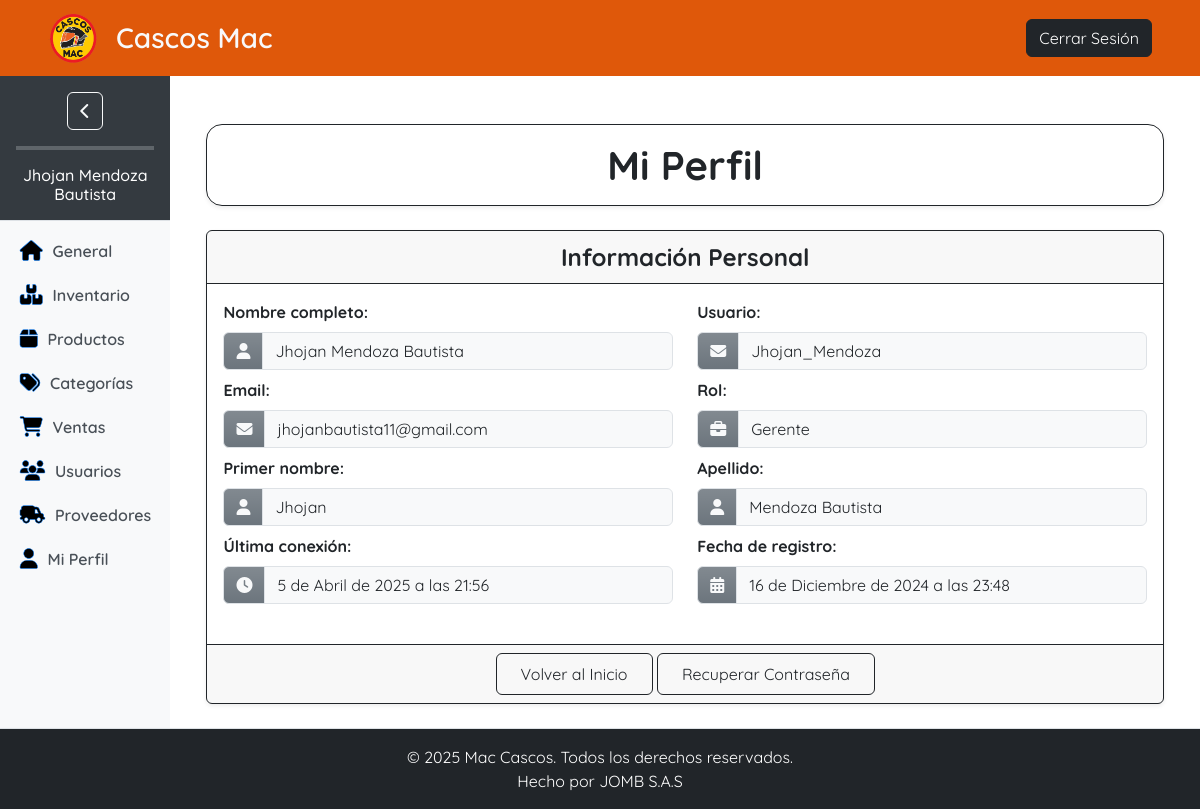
Screenshot of /usuarios/mi-perfil/ (signed in) with the database file from the repository.
### usuarios/models.py (models this page shows, shortened)
class Usuario(AbstractUser):
    EMAIL_FIELD = 'email'
    ROLES = (
        ('', 'Seleccione una opción'),
        ('gerente', 'Gerente'),
        ('vendedor', 'Vendedor'),
    )
    email = models.EmailField(unique=True)
    rol = models.CharField(
        max_length=20,
        choices=ROLES,
    )
    def is_gerente(self):
        return self.rol == 'gerente'

### usuarios/views.py (the view)
# urls.py: path('mi-perfil/', UsuarioDetailView.as_view(), name='mi_perfil'),
class UsuarioDetailView(LoginRequiredMixin, DetailView):
    login_url = 'login'  # Redirige si no está autenticado
    model = Usuario
    template_name = 'dashboard/usuarios/perfil.html'
    def get_object(self):
        return self.request.user

### templates/dashboard/usuarios/perfil.html
{% extends "base_dashboard.html" %}
{% block content %}
<div class="container mt-4">
    <h1 class="text-center fw-bold border border-dark p-3 rounded-4 shadow-sm mb-4">Mi Perfil</h1>
    <div class="card shadow-sm border border-dark">
        <div class="card-header text-center fw-bold fs-4 border-bottom border-dark">
            Información Personal
        </div>
        <div class="card-body">
            <div class="row mb-3">
                <div class="col-md-6 mb-2">
                    <label class="form-label fw-bold">Nombre completo:</label>
                    <div class="input-group">
                        <span class="input-group-text bg-secondary bg-gradient text-light"><i class="fa-solid fa-user"></i></span>
                        <span class="form-control bg-light text-dark">
                            {{ usuario.get_full_name|default:"N/A" }}
                        </span>
                    </div>
                </div>
                <div class="col-md-6 mb-2">
                    <label class="form-label fw-bold">Usuario:</label>
                    <div class="input-group">
                        <span class="input-group-text bg-secondary bg-gradient text-light"><i class="fa-solid fa-envelope"></i></span>
                        <span class="form-control bg-light text-dark">{{ usuario.username }}</span>
                    </div>
                </div>
                <div class="col-md-6 mb-2">
                    <label class="form-label fw-bold">Email:</label>
                    <div class="input-group">
                        <span class="input-group-text bg-secondary bg-gradient text-light"><i class="fa-solid fa-envelope"></i></span>
                        <span class="form-control bg-light text-dark">{{ usuario.email }}</span>
                    </div>
                </div>
                <div class="col-md-6 mb-2">
                    <label class="form-label fw-bold">Rol:</label>
                    <div class="input-group">
                        <span class="input-group-text bg-secondary bg-gradient text-light"><i class="fa-solid fa-briefcase"></i></span>
                        <span class="form-control bg-light text-dark">{{ usuario.get_rol_display }}</span>
                    </div>
                </div>
                <div class="col-md-6 mb-2">
                    <label class="form-label fw-bold">Primer nombre:</label>
                    <div class="input-group">
                        <span class="input-group-text bg-secondary bg-gradient text-light"><i class="fa-solid fa-user"></i></span>
                        <span class="form-control bg-light text-dark">{{ usuario.first_name }}</span>
                    </div>
                </div>
                <div class="col-md-6 mb-2">
                    <label class="form-label fw-bold">Apellido:</label>
                    <div class="input-group">
                        <span class="input-group-text bg-secondary bg-gradient text-light"><i class="fa-solid fa-user"></i></span>
                        <span class="form-control bg-light text-dark">{{ usuario.last_name }}</span>
                    </div>
                </div>
                <div class="col-md-6 mb-2">
                    <label class="form-label fw-bold">Última conexión:</label>
                    <div class="input-group">
                        <span class="input-group-text bg-secondary bg-gradient text-light"><i class="fa-solid fa-clock"></i></span>
                        <span class="form-control bg-light text-dark">{{ usuario.last_login }}</span>
                    </div>
                </div>
                <div class="col-md-6 mb-2">
                    <label class="form-label fw-bold">Fecha de registro:</label>
                    <div class="input-group">
                        <span class="input-group-text bg-secondary bg-gradient text-light"><i class="fa-solid fa-calendar-alt"></i></span>
                        <span class="form-control bg-light text-dark">{{ usuario.date_joined }}</span>
                    </div>
                </div>
            </div>
        </div>
        <div class="card-footer text-center border-top border-dark">
            <a class="btn btn-outline-dark px-4 py-2"
               {% if user.is_gerente %} href="{% url 'dashboard_gerente' %}"
               {% elif user.is_vendedor %} href="{% url 'dashboard_vendedor' %}"
               {% endif %}>
                Volver al Inicio
            </a>
            <a href="{% url 'password_reset' %}" class="btn btn-outline-dark px-4 py-2">Recuperar Contraseña</a>
        </div>
    </div>
</div>
{% endblock %}

### templates/base_dashboard.html (shortened to what this page needs)
{% load static %}
<!DOCTYPE html>
<html lang="es">
<head>
    <link rel="stylesheet" href="{% static 'css/base_dash.css' %}">
    <link href="https://cdn.jsdelivr.net/npm/bootstrap@5.3.3/dist/css/bootstrap.min.css" rel="stylesheet"
>
    <link href="https://cdnjs.cloudflare.com/ajax/libs/font-awesome/6.0.0-beta3/css/all.min.css" rel="stylesheet">
    <link rel="stylesheet" href="https://cdn.jsdelivr.net/npm/bootstrap-icons@1.11.3/font/bootstrap-icons.min.css">
</head>
<body class="d-flex flex-column min-vh-100">
    <header class="navbar navbar-expand-lg navbar-expand-md py-2 px-5 d-none d-lg-flex d-md-flex">
        <a class="navbar-brand d-flex align-items-center" href="{% url 'index' %}">
            <img src="{% static 'img/logo2.png' %}" alt="Logo de Mac Cascos" class="me-2">
            <span class="fs-3 fw-semibold text-light">Cascos Mac</span>
        </a>
        <ul class="navbar-nav ms-auto">
            {% if user.is_authenticated %}
                <a href="{% url 'logout' %}" class="btn btn-dark">Cerrar Sesión</a>
            {% else %}
                <a href="{% url 'index' %}" class="btn btn-outline-dark">Volver al Inicio</a>
            {% endif %}
        </ul>
    </header>
    <div class="d-flex flex-grow-1 overflow-hidden">
        {% if user.is_authenticated %}
            <aside class="sidebar bg-light overflow-hidden" id="sidebar">
                <div class="sidebar-header">
                    <div class="align-items-center align-content-center">
                        <div class="align-items-center align-content-center mb-3">
                            <button class="btn btn-outline-light ms-auto" id="sidebar-toggle">
                                <i class="fas fa-chevron-left" id="boton-colapso"></i>
                            </button>
                        </div>
                        <hr class="border border-2" id="division-bar">
                        <div id="user-name-column">
                            <h1 class="fs-6 mb-0" id="sidebar-user-name">
                                {{ request.user.get_full_name }}
                            </h1>
                        </div>
                    </div>
                </div>
                <nav class="sidebar-nav text-center">
                    <ul class="nav flex-column mt-2">
                        {% if user.rol == 'gerente' %}
                            <li class="nav-item">
                                <a href="{% url 'dashboard_gerente' %}" class="nav-link ajax-link" data-bs-toggle="tooltip"
                                    title="General">
                                    <i class="fa fa-house"></i> General
                                </a>
                            </li>
                            <li class="nav-item">
                                <a href="{% url 'inventario' %}" class="nav-link ajax-link" data-bs-toggle="tooltip"
                                    title="Inventario">
                                    <i class="fa fa-boxes"></i> Inventario
                                </a>
                            </li>
                            <li class="nav-item">
                                <a href="{% url 'contenido_productos' %}" class="nav-link ajax-link" data-bs-toggle="tooltip"
                                    title="Productos">
                                    <i class="fa fa-box"></i> Productos
                                </a>
                            </li>
                            <li class="nav-item">
                                <a href="{% url 'contenido_categorias' %}" class="nav-link ajax-link" data-bs-toggle="tooltip"
                                    title="Categorías">
                                    <i class="fa fa-tags"></i> Categorías
                                </a>
                            </li>
                            <li class="nav-item">
                                <a href="{% url 'ventas:contenido_ventas' %}" class="nav-link ajax-link"
                                    data-bs-toggle="tooltip" title="Ventas">
                                    <i class="fa fa-shopping-cart"></i> Ventas
                                </a>
                            </li>
                            <li class="nav-item">
                                <a href="{% url 'listar_usuarios' %}" class="nav-link ajax-link" data-bs-toggle="tooltip"
                                    title="Usuarios">
                                    <i class="fa fa-users"></i> Usuarios
                                </a>
                            </li>
                            <li class="nav-item">
                                <a href="{% url 'contenido_proveedores' %}" class="nav-link ajax-link" data-bs-toggle="tooltip"
                                    title="Proveedores">
                                    <i class="fa fa-truck-field"></i> Proveedores
                                </a>
                            </li>
                            <li class="nav-item">
                                <a href="{% url 'mi_perfil' %}" class="nav-link ajax-link" data-bs-toggle="tooltip"
                                    title="Usuarios">
                                    <i class="fa fa-user"></i> Mi Perfil
                                </a>
                            </li>
                        {% endif %}
                    </ul>
                </nav>
            </aside>
        {% endif %}
        <main class="flex-grow-1 overflow-auto p-4 container-fluid">
            {% block content %}{% endblock %}
        </main>
    </div>
    <footer class="bg-dark text-white border-top shadow-sm mt-auto py-3">
        <div class="container">
            <div class="row flex-column">
                <div class="col-mb-3">
                    <p class="mb-0">&copy; 2025 Mac Cascos. Todos los derechos reservados.</p>
                </div>
                <div class="col">
                    <p class="mb-0">
                        <a href="https://jhojanomb.github.io/JOMB/" class="text-white text-decoration-none">
                            Hecho por JOMB S.A.S
                        </a>
                    </p>
                </div>
            </div>
        </div>
    </footer>
</body>
</html>

### static/css/base_dash.css (style rules this page uses)
:root { --fuente-letra: 'Quicksand', sans-serif; --color-bg-navbar: #df580a; --color-bg-sidebar: #343a40; --color-text-sidebar: #ffffff; --color-hover: #007bff; --color-hover-dark: #0056b3; --color-footer: #343a40; --color-text-footer: #ffffff; }
* { font-family: var(--fuente-letra); margin: 0; padding: 0; box-sizing: border-box; }
body { font-family: var(--fuente-letra); display: flex; flex-direction: column; min-height: 100vh; }
.navbar { background: var(--color-bg-navbar) !important; padding: 10px 15px; }
.navbar-brand { display: flex; align-items: center; gap: 10px; color: #212529; font-weight: 600; font-size: 1.25rem; }
.navbar-brand img { width: 50px; height: 50px; }
.navbar-nav .btn { color: white; background-color: #212529; }
.sidebar-header { background-color: var(--color-bg-sidebar); color: var(--color-text-sidebar); padding: 1rem; text-align: center; border-bottom: 1px solid #dee2e6; }
.sidebar-nav .nav-link { font-size: 1rem; color: #495057; padding: 10px 20px; display: flex; align-items: center; transition: all 0.3s ease; }
.sidebar-nav .nav-link i { margin-right: 10px; font-size: 1.25rem; color: black; -webkit-text-stroke: 0.5px var(--color-hover); transition: color 0.3s ease; }
.sidebar:not(.collapsed) { width: 200px; transition: width 0.3s ease; }
footer { background-color: var(--color-footer); color: var(--color-text-footer); text-align: center; padding: 10px 0; width: 100%; position: relative; bottom: 0; }
.nav-item a { font-size: 16px; font-weight: 600; }

### rows the page displays
Usuario: user.get_full_name "Jhojan Mendoza Bautista", get_full_name "Jhojan Mendoza Bautista", username "Jhojan_Mendoza", email "jhojanbautista11@gmail.com", rol "Gerente", first_name "Jhojan", last_name "Mendoza Bautista", last_login "5 de Abril de 2025 a las 21:56", date_joined "16 de Diciembre de 2024 a las 23:48"
